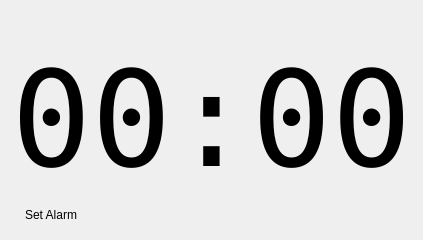
<?xml version="1.0" encoding="UTF-8"?>
<ui version="4.0">
 <class>ClockWidget</class>
 <widget class="QWidget" name="ClockWidget">
  <property name="geometry">
   <rect>
    <x>0</x>
    <y>0</y>
    <width>320</width>
    <height>240</height>
   </rect>
  </property>
  <property name="windowTitle">
   <string>Form</string>
  </property>
  <layout class="QVBoxLayout" name="verticalLayout">
   <item>
    <spacer name="verticalSpacer_2">
     <property name="orientation">
      <enum>Qt::Vertical</enum>
     </property>
     <property name="sizeHint" stdset="0">
      <size>
       <width>20</width>
       <height>40</height>
      </size>
     </property>
    </spacer>
   </item>
   <item>
    <layout class="QHBoxLayout" name="horizontalLayout">
     <item>
      <spacer name="horizontalSpacer_2">
       <property name="orientation">
        <enum>Qt::Horizontal</enum>
       </property>
       <property name="sizeHint" stdset="0">
        <size>
         <width>40</width>
         <height>20</height>
        </size>
       </property>
      </spacer>
     </item>
     <item>
      <widget class="QPushButton" name="snoozeButton">
       <property name="text">
        <string/>
       </property>
       <property name="flat">
        <bool>true</bool>
       </property>
      </widget>
     </item>
    </layout>
   </item>
   <item>
    <widget class="QLabel" name="timeLabel">
     <property name="font">
      <font>
       <family>Bitstream Vera Sans Mono</family>
       <pointsize>100</pointsize>
      </font>
     </property>
     <property name="text">
      <string>00:00</string>
     </property>
     <property name="alignment">
      <set>Qt::AlignCenter</set>
     </property>
    </widget>
   </item>
   <item>
    <layout class="QHBoxLayout" name="horizontalLayout_3">
     <item>
      <widget class="QPushButton" name="alarmButton">
       <property name="sizePolicy">
        <sizepolicy hsizetype="Minimum" vsizetype="Fixed">
         <horstretch>0</horstretch>
         <verstretch>0</verstretch>
        </sizepolicy>
       </property>
       <property name="focusPolicy">
        <enum>Qt::NoFocus</enum>
       </property>
       <property name="autoFillBackground">
        <bool>true</bool>
       </property>
       <property name="text">
        <string>Set Alarm</string>
       </property>
       <property name="flat">
        <bool>true</bool>
       </property>
      </widget>
     </item>
     <item>
      <spacer name="horizontalSpacer">
       <property name="orientation">
        <enum>Qt::Horizontal</enum>
       </property>
       <property name="sizeHint" stdset="0">
        <size>
         <width>40</width>
         <height>20</height>
        </size>
       </property>
      </spacer>
     </item>
    </layout>
   </item>
   <item>
    <spacer name="verticalSpacer_3">
     <property name="orientation">
      <enum>Qt::Vertical</enum>
     </property>
     <property name="sizeHint" stdset="0">
      <size>
       <width>20</width>
       <height>40</height>
      </size>
     </property>
    </spacer>
   </item>
  </layout>
 </widget>
 <resources/>
 <connections/>
</ui>
